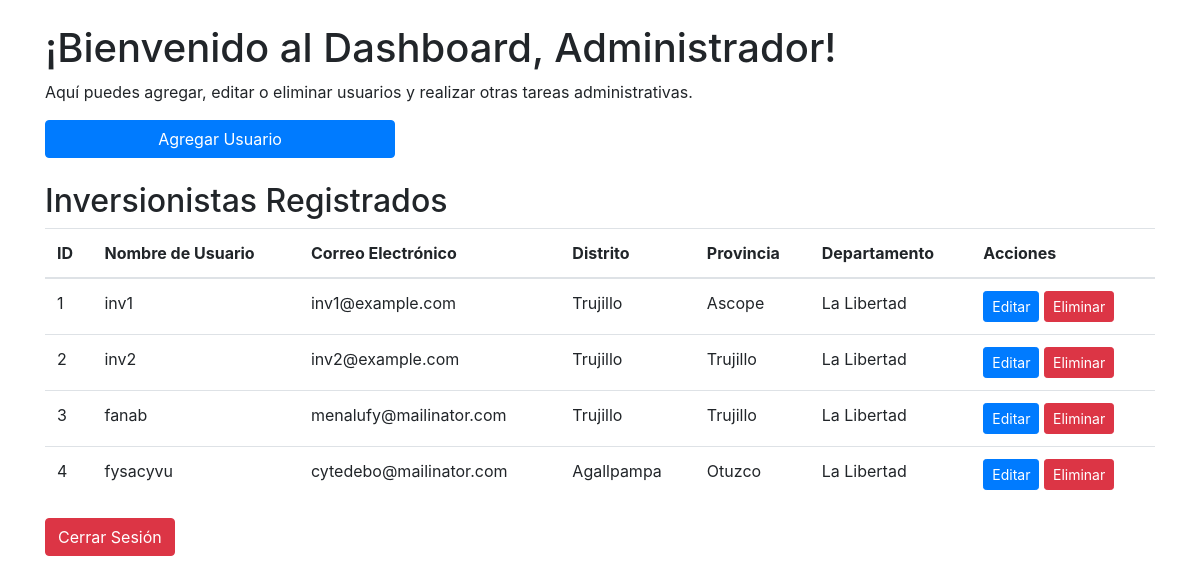
The page /dashboard_admin.php (signed in) on the database as committed earlier.
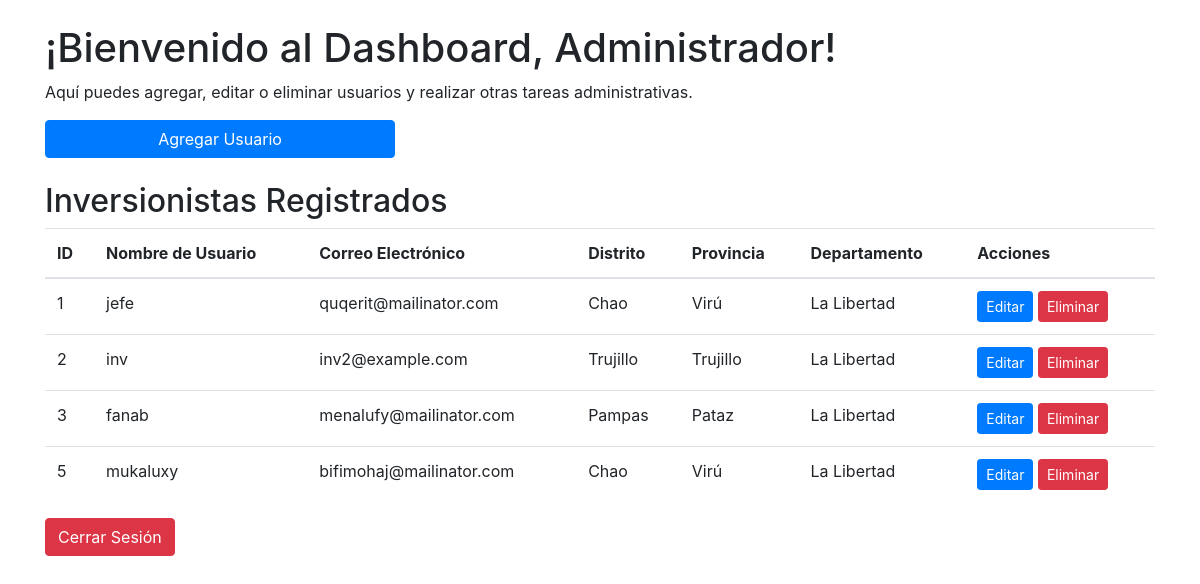
The same page on the database as committed later.
### tables this page shows
CREATE TABLE `inversionista` (
  `investor_id` int(11) NOT NULL,
  `admin_id` int(11) DEFAULT NULL,
  `district_id` int(11) NOT NULL,
  `province_id` int(11) NOT NULL,
  `department_id` int(11) NOT NULL,
  `username` varchar(50) NOT NULL,
  `password` varchar(50) NOT NULL,
  `email` varchar(100) NOT NULL,
  `state` tinyint(4) NOT NULL DEFAULT 1
);

CREATE TABLE `distrito` (
  `district_id` int(11) NOT NULL,
  `district_name` varchar(100) NOT NULL,
  `province_id` int(11) DEFAULT NULL
);

CREATE TABLE `provincia` (
  `province_id` int(11) NOT NULL,
  `province_name` varchar(100) NOT NULL,
  `department_id` int(11) DEFAULT NULL
);

CREATE TABLE `departamento` (
  `department_id` int(11) NOT NULL,
  `department_name` varchar(100) NOT NULL
);

### dashboard_admin.php (the view, shortened to what this page needs)
<?php
include('db.php');
$query = "SELECT * FROM inversionista WHERE admin_id = ?";
$stmt = $conn->prepare($query);
$stmt->bind_param("i", $_SESSION['admin_id']);
$stmt->execute();
$result = $stmt->get_result();
function obtenerNombreDistrito($conn, $district_id)
{
    $query = "SELECT district_name FROM distrito WHERE district_id = ?";
    $stmt = $conn->prepare($query);
    $stmt->bind_param("i", $district_id);
    $stmt->execute();
    $result = $stmt->get_result();
    $row = $result->fetch_assoc();
    return $row['district_name'];
}
function obtenerNombreProvincia($conn, $province_id)
{
    $query = "SELECT province_name FROM provincia WHERE province_id = ?";
    $stmt = $conn->prepare($query);
    $stmt->bind_param("i", $province_id);
    $stmt->execute();
    $result = $stmt->get_result();
    $row = $result->fetch_assoc();
    return $row['province_name'];
}
function obtenerNombreDepartamento($conn, $department_id)
{
    $query = "SELECT department_name FROM departamento WHERE department_id = ?";
    $stmt = $conn->prepare($query);
    $stmt->bind_param("i", $department_id);
    $stmt->execute();
    $result = $stmt->get_result();
    $row = $result->fetch_assoc();
    return $row['department_name'];
}
$inversionistas = $result->fetch_all(MYSQLI_ASSOC);
?>
<!DOCTYPE html>
<html lang="es">
<head>
    <link rel="stylesheet" href="https://stackpath.bootstrapcdn.com/bootstrap/4.5.2/css/bootstrap.min.css">
</head>
<body>
    <div class="container mt-4">
        <h1>¡Bienvenido al Dashboard, Administrador!</h1>
        <p>Aquí puedes agregar, editar o eliminar usuarios y realizar otras tareas administrativas.</p>
        <div class="row mb-4">
            <div class="col-md-4">
                <a href="administradorRegister.php" class="btn btn-primary btn-block">Agregar Usuario</a>
            </div>
        </div>
        <div class="row">
            <div class="col-md-12 center-table">
                <h2>Inversionistas Registrados</h2>
                <table class="table">
                    <thead>
                        <tr>
                            <th scope="col">ID</th>
                            <th scope="col">Nombre de Usuario</th>
                            <th scope="col">Correo Electrónico</th>
                            <th scope="col">Distrito</th>
                            <th scope="col">Provincia</th>
                            <th scope="col">Departamento</th>
                            <th scope="col">Acciones</th>
                        </tr>
                    </thead>
                    <tbody>
                        <?php foreach ($inversionistas as $inversionista) : if($inversionista['state'] == 0) continue; ?>
                            <tr>
                                <td><?php echo $inversionista['investor_id']; ?></td>
                                <td><?php echo $inversionista['username']; ?></td>
                                <td><?php echo $inversionista['email']; ?></td>
                                <td><?php echo obtenerNombreDistrito($conn, $inversionista['district_id']); ?></td>
                                <td><?php echo obtenerNombreProvincia($conn, $inversionista['province_id']); ?></td>
                                <td><?php echo obtenerNombreDepartamento($conn, $inversionista['department_id']); ?></td>
                                <td>
                                    <a href="#" onclick="obtenerInversionista('<?= $inversionista['investor_id']; ?>')" data-toggle="modal" data-target="#editarInservionista" class="btn btn-primary btn-sm">Editar</a>
                                    <a href="#" onclick="eliminaInversionista('<?= $inversionista['investor_id']; ?>')"  class="btn btn-danger btn-sm">Eliminar</a>
                                </td>
                            </tr>
                        <?php endforeach; ?>
                    </tbody>
                </table>
            </div>
        </div>
        <a href="logout.php" class="btn btn-danger">Cerrar Sesión</a>
    </div>
</body>
</html>

### dashboard_admin.php (style rules this page uses)
.center-table { margin: 0 auto; width: 80%; }

Rows that differ between the two databases and show on the page:
no longer on this page (row edited): inversionista: investor_id "4", username "fysacyvu", email "cytedebo@mailinator.com", district.district_name "Agallpampa", province.province_name "Otuzco", department.department_name "La Libertad"
changed inversionista id 1: username "inv1" → "jefe"; email "inv1@example.com" → "quqerit@mailinator.com"; district.district_name "Trujillo" → "Chao"; province.province_name "Ascope" → "Virú"
changed inversionista "inv2@example.com": username "inv2" → "inv"
changed inversionista "fanab": district.district_name "Trujillo" → "Pampas"; province.province_name "Trujillo" → "Pataz"
added inversionista: investor_id "5", username "mukaluxy", email "bifimohaj@mailinator.com", district.district_name "Chao", province.province_name "Virú", department.department_name "La Libertad"
